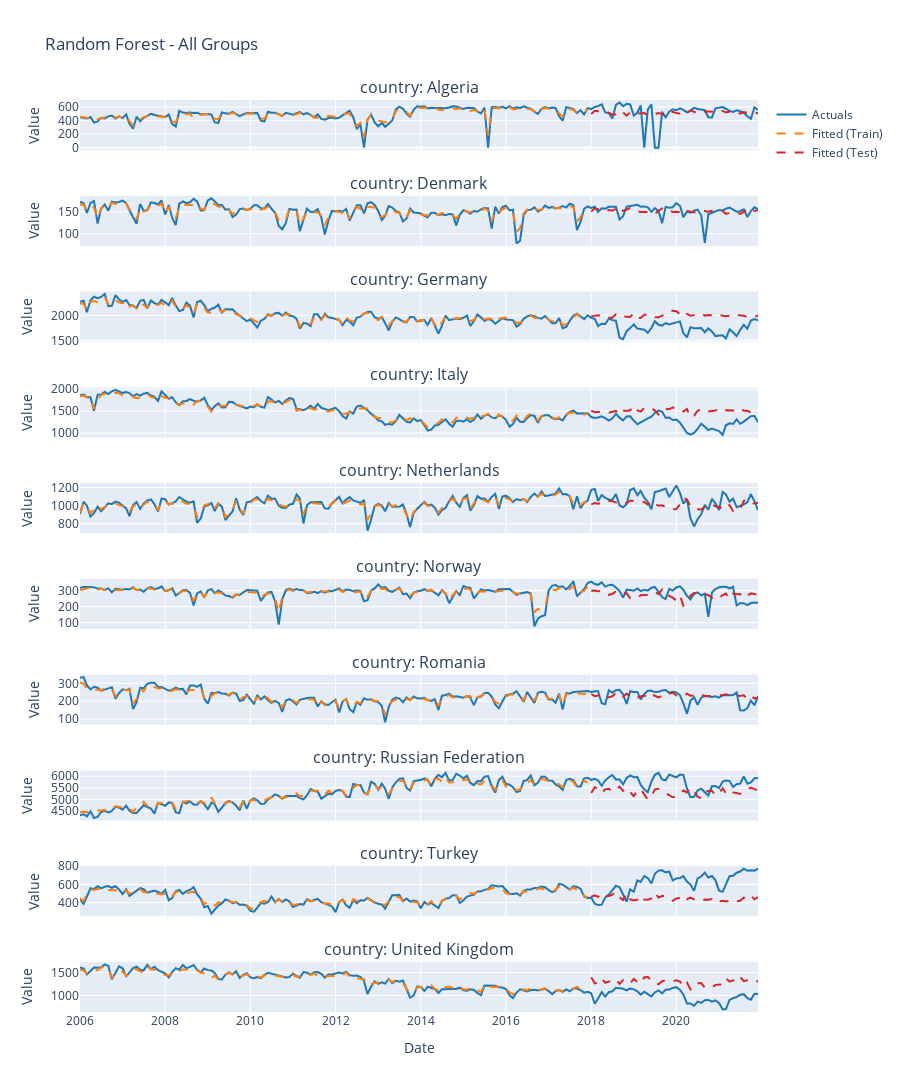

Source (notebook cell):
### Markdown cell above
## 6. Final Model Training

Train best model on all groups and evaluate.

### Code cell
# Select best model (lowest RMSE)
rmse_summary = summary_df[summary_df['Metric'] == 'rmse']
best_model = rmse_summary.loc[rmse_summary['Mean'].idxmin(), 'Model']

print(f"Best model: {best_model}")

# Train on all groups
if best_model == 'Linear Reg':
    best_wf = wf_lr
elif best_model == 'Random Forest':
    best_wf = wf_rf
else:
    best_wf = wf_xgb

fit_best = best_wf.fit_nested(train_data, group_col='country')
fit_best = fit_best.evaluate(test_data)

outputs, coefs, stats = fit_best.extract_outputs()
print("\n✓ Final model fitted to all groups")
display(stats[stats['split'] == 'test'])

# Plot forecast
fig = plot_forecast(fit_best, title=f"{best_model} - All Groups")
fig.show()
